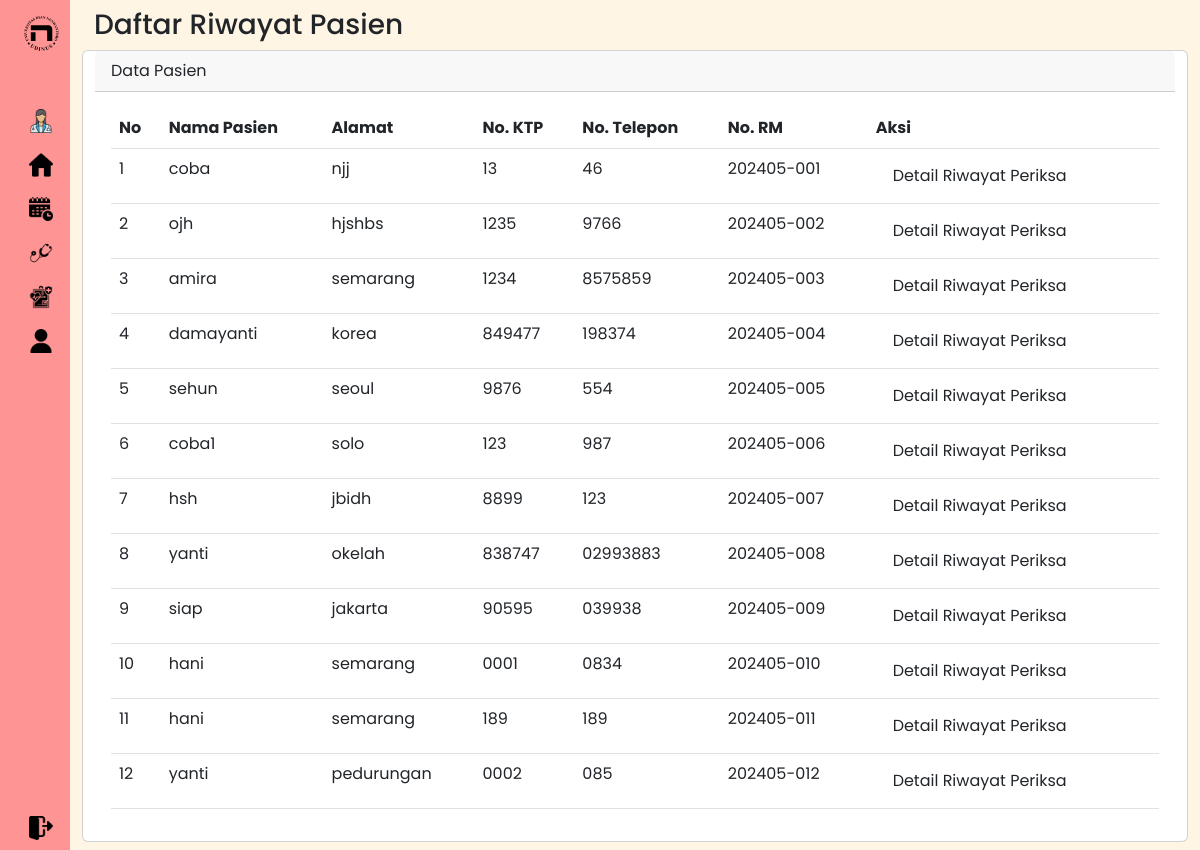
/riwayat_pasien.php, run on the app's committed database.
### tables this page shows
CREATE TABLE `pasien` (
  `id` int(11) NOT NULL,
  `nama` varchar(255) NOT NULL,
  `alamat` varchar(255) NOT NULL,
  `no_ktp` varchar(255) NOT NULL,
  `no_hp` varchar(50) NOT NULL,
  `no_rm` varchar(25) NOT NULL
);

### riwayat_pasien.php (the view, shortened to what this page needs)
<?php
include ("config.php");
?>
<!DOCTYPE html>
<html lang="en">
<head>
    <link href="https://cdn.lineicons.com/4.0/lineicons.css" rel="stylesheet" />
    <link href="https://cdn.jsdelivr.net/npm/bootstrap@5.3.0-alpha3/dist/css/bootstrap.min.css" rel="stylesheet"
>
        <link rel="stylesheet" href="css/style2.css">
</head>
<body>
    <div class="wrapper">
        <aside id="sidebar">
            <div class="d-flex">
                <button class="toggle-btn" type="button">
                <img src="sources/logo.svg" alt="" width="35" height="35" class="d-inline-block align-text-top">
                </button>
            </div>
            <ul class="sidebar-nav" >
                <li class="sidebar-item">
                    <a href="#" class="sidebar-link">
                    <img src="sources/profildokter.png" alt="" width="24" height="24" class="d-inline-block align-text-top">
                    </a>
                </li>
                <li class="sidebar-item">
                    <a href="http://localhost/Projek_BK/dokterhome.php#" class="sidebar-link">
                    <img src="sources/home.png" alt="" width="24" height="24" class="d-inline-block align-text-top">
                    </a>
                </li>
                <li class="sidebar-item">
                    <a href="#" class="sidebar-link">
                    <img src="sources/jadwal.png" alt="" width="24" height="24" class="d-inline-block align-text-top">
                    </a>
                </li>
                    <li class="sidebar-item">
                    <a href="http://localhost/Projek_BK/periksa_pasien.php" class="sidebar-link">
                    <img src="sources/stethoscope.png" alt="" width="24" height="24" class="d-inline-block align-text-top">
                    </a>
                </li>
                <li class="sidebar-item">
                    <a href="http://localhost/Projek_BK/riwayat_pasien.php" class="sidebar-link">
                    <img src="sources/riwayat.png" alt="" width="24" height="24" class="d-inline-block align-text-top">
                    </a>
                </li>
                <li class="sidebar-item">
                    <a href="#" class="sidebar-link">
                    <img src="sources/profil.png" alt="" width="24" height="24" class="d-inline-block align-text-top">
                    </a>
                </li>
            </ul>
            <div class="sidebar-footer">
                <a href="http://localhost/Projek_BK/index.php" class="sidebar-link">
                <img src="sources/logout.png" alt="" width="24" height="24" class="d-inline-block align-text-top">
                </a>
            </div>
        </aside>
        <div class="main">
            <div class="container-fluid py-2" style="background-color:#FFF5E4;">
                <div class="container">
                    <div class="row">
                        <div class="col-12">
                            <h3>Daftar Riwayat Pasien</h3>
                        </div>
                        <div class="card">
                            <div class="card-header">
                                Data Pasien
                            </div>
                            <div class="card-body">
                                <table class="table">
                                    <thead>
                                        <tr>
                                            <th scope="col">No</th>
                                            <th scope="col">Nama Pasien</th>
                                            <th scope="col">Alamat</th>
                                            <th scope="col">No. KTP</th>
                                            <th scope="col">No. Telepon</th>
                                            <th scope="col">No. RM</th>
                                            <th scope="col">Aksi</th>
                                        </tr>
                                    </thead>
                                    <tbody>
                                        <?php
                                        $result = $pdo->query("SELECT * FROM pasien");
                                        $no = 1;
                                        while ($data = $result->fetch(PDO::FETCH_ASSOC)) {
                                            ?>
                                            <tr>
                                                <td><?php echo $no++ ?></td>
                                                <td><?php echo $data['nama'] ?></td>
                                                <td><?php echo $data['alamat'] ?></td>
                                                <td><?php echo $data['no_ktp'] ?></td>
                                                <td><?php echo $data['no_hp'] ?></td>
                                                <td><?php echo $data['no_rm'] ?></td>
                                                <td>
                                                    <a class="btn rounded-pill px-3" href="periksa_pasien.php?id=<?php echo $data['id'] ?>">Detail Riwayat Periksa</a>
                                                </td>
                                            </tr>
                                            <?php
                                        }
                                        ?>
                                    </tbody>
                                </table>
                            </div>
                        </div>
                    </div>
                </div>
            </div>
        </div>
    </div>
</body>
</html>

### css/style2.css (style rules this page uses)
body { font-family: "Poppins", sans-serif; background-color: #FF9494; }
a { text-decoration: none; }
li { list-style: none; }
.wrapper { display: flex; }
.main { min-height: 100vh; width: 100%; overflow: hidden; transition: all 0.35s ease-in-out; background-color: #FFE3E1; }
#sidebar { width: 70px; min-width: 70px; z-index: 1000; transition: all .25s ease-in-out; background-color: #FF9494; display: flex; flex-direction: column; }
.toggle-btn { background-color: transparent; cursor: pointer; border: 0; padding: 1rem 1.5rem; }
.sidebar-nav { padding: 2rem 0; flex: 1 1 auto; }
a.sidebar-link { padding: .625rem 1.625rem; color: #000; display: block; font-size: 0.9rem; white-space: nowrap; border-left: 3px solid transparent; }
.sidebar-item { position: relative; }

### data on the page
pasien: nama "coba", alamat "njj", no_ktp "13", no_hp "46", no_rm "202405-001"
pasien: nama "ojh", alamat "hjshbs", no_ktp "1235", no_hp "9766", no_rm "202405-002"
pasien: nama "amira", alamat "semarang", no_ktp "1234", no_hp "8575859", no_rm "202405-003"
pasien: nama "damayanti", alamat "korea", no_ktp "849477", no_hp "198374", no_rm "202405-004"
pasien: nama "sehun", alamat "seoul", no_ktp "9876", no_hp "554", no_rm "202405-005"
pasien: nama "coba1", alamat "solo", no_ktp "123", no_hp "987", no_rm "202405-006"
pasien: nama "hsh", alamat "jbidh", no_ktp "8899", no_hp "123", no_rm "202405-007"
pasien: nama "yanti", alamat "okelah", no_ktp "838747", no_hp "02993883", no_rm "202405-008"
pasien: nama "siap", alamat "jakarta", no_ktp "90595", no_hp "039938", no_rm "202405-009"
pasien: nama "hani", alamat "semarang", no_ktp "0001", no_hp "0834", no_rm "202405-010"
pasien: nama "hani", alamat "semarang", no_ktp "189", no_hp "189", no_rm "202405-011"
pasien: nama "yanti", alamat "pedurungan", no_ktp "0002", no_hp "085", no_rm "202405-012"
